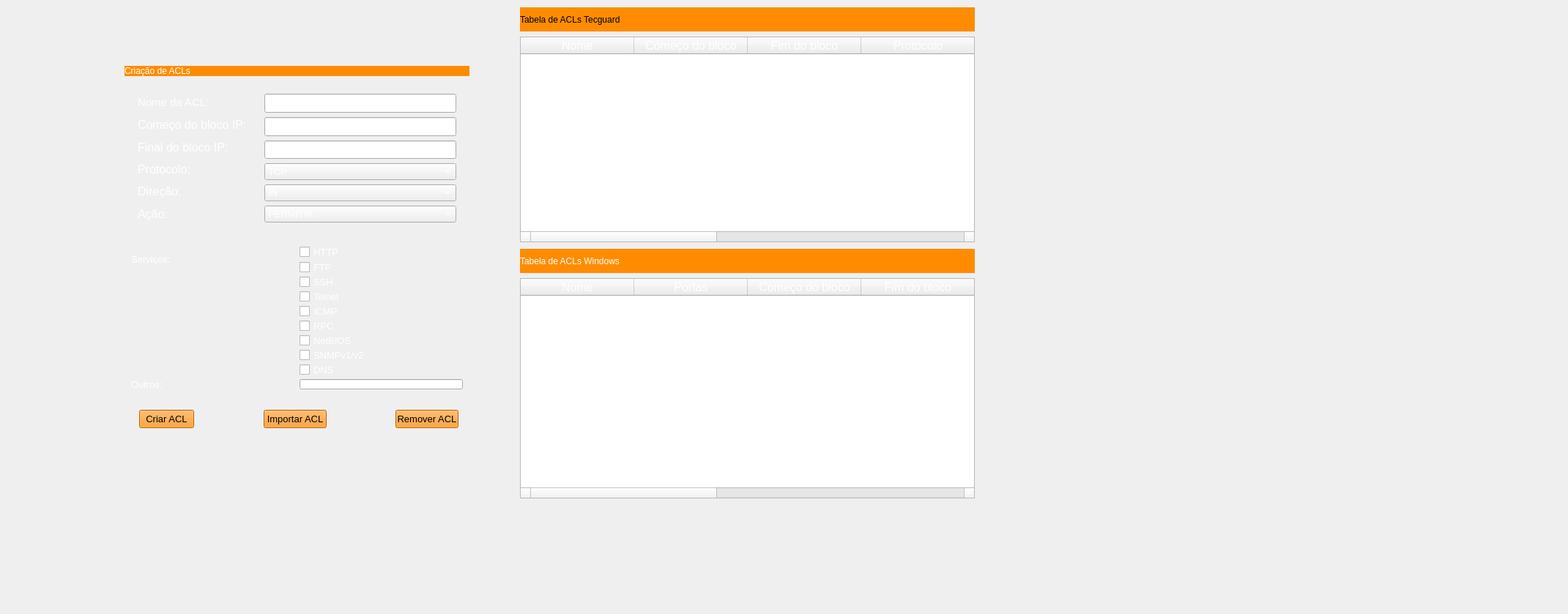
      <widget class="QWidget" name="TabPolitica">
       <property name="cursor">
        <cursorShape>ArrowCursor</cursorShape>
       </property>
       <attribute name="title">
        <string>Políticas</string>
       </attribute>
       <widget class="QLabel" name="label_background">
        <property name="geometry">
         <rect>
          <x>710</x>
          <y>30</y>
          <width>1422</width>
          <height>800</height>
         </rect>
        </property>
        <property name="text">
         <string/>
        </property>
        <property name="pixmap">
         <pixmap>../images/imgbackground.png</pixmap>
        </property>
        <property name="scaledContents">
         <bool>true</bool>
        </property>
        <property name="alignment">
         <set>Qt::AlignmentFlag::AlignRight|Qt::AlignmentFlag::AlignTrailing|Qt::AlignmentFlag::AlignVCenter</set>
        </property>
       </widget>
       <widget class="QWidget" name="verticalWidget_2" native="true">
        <property name="geometry">
         <rect>
          <x>170</x>
          <y>90</y>
          <width>471</width>
          <height>451</height>
         </rect>
        </property>
        <property name="styleSheet">
         <string notr="true">color: white;</string>
        </property>
        <layout class="QVBoxLayout" name="verticalLayout_CriacaoACL">
         <item>
          <widget class="QLabel" name="label_CriacaoACL">
           <property name="styleSheet">
            <string notr="true">background-color: 	#FF8C00;
font: 20pt &quot;Segoe UI&quot;</string>
           </property>
           <property name="text">
            <string>Criação de ACLs</string>
           </property>
          </widget>
         </item>
         <item>
          <widget class="QWidget" name="horizontalWidget_CriacaoACL" native="true">
           <layout class="QHBoxLayout" name="horizontalLayout_2">
            <item>
             <widget class="QFrame" name="verticalFrame_nomeOpes">
              <layout class="QVBoxLayout" name="verticalLayout">
               <item>
                <widget class="QLabel" name="label_nomeACL">
                 <property name="font">
                  <font>
                   <pointsize>11</pointsize>
                  </font>
                 </property>
                 <property name="text">
                  <string>Nome da ACL:</string>
                 </property>
                </widget>
               </item>
               <item>
                <widget class="QLabel" name="label_comecoIP">
                 <property name="font">
                  <font>
                   <pointsize>12</pointsize>
                  </font>
                 </property>
                 <property name="text">
                  <string>Começo do bloco IP:</string>
                 </property>
                </widget>
               </item>
               <item>
                <widget class="QLabel" name="label_FinalIP">
                 <property name="font">
                  <font>
                   <pointsize>12</pointsize>
                  </font>
                 </property>
                 <property name="text">
                  <string>Final do bloco IP:</string>
                 </property>
                </widget>
               </item>
               <item>
                <widget class="QLabel" name="label_Protocolo">
                 <property name="font">
                  <font>
                   <pointsize>12</pointsize>
                  </font>
                 </property>
                 <property name="text">
                  <string>Protocolo:</string>
                 </property>
                </widget>
               </item>
               <item>
                <widget class="QLabel" name="label_Direcao">
                 <property name="font">
                  <font>
                   <pointsize>12</pointsize>
                  </font>
                 </property>
                 <property name="text">
                  <string>Direção:</string>
                 </property>
                </widget>
               </item>
               <item>
                <widget class="QLabel" name="label_Acao">
                 <property name="font">
                  <font>
                   <pointsize>12</pointsize>
                  </font>
                 </property>
                 <property name="text">
                  <string>Ação:</string>
                 </property>
                </widget>
               </item>
              </layout>
             </widget>
            </item>
            <item>
             <widget class="QWidget" name="verticalWidget_opcoes" native="true">
              <layout class="QVBoxLayout" name="verticalLayout_3">
               <item>
                <widget class="QLineEdit" name="lineEdit_nomeACL">
                 <property name="font">
                  <font>
                   <pointsize>12</pointsize>
                  </font>
                 </property>
                 <property name="text">
                  <string/>
                 </property>
                </widget>
               </item>
               <item>
                <widget class="QLineEdit" name="lineEdit_comecoIP">
                 <property name="font">
                  <font>
                   <pointsize>12</pointsize>
                  </font>
                 </property>
                 <property name="text">
                  <string/>
                 </property>
                </widget>
               </item>
               <item>
                <widget class="QLineEdit" name="lineEdit_FinalIP">
                 <property name="font">
                  <font>
                   <pointsize>12</pointsize>
                  </font>
                 </property>
                </widget>
               </item>
               <item>
                <widget class="QComboBox" name="comboBox_protocolo">
                 <property name="font">
                  <font>
                   <family>Segoe UI</family>
                   <pointsize>10</pointsize>
                   <italic>false</italic>
                   <bold>false</bold>
                  </font>
                 </property>
                 <property name="cursor">
                  <cursorShape>PointingHandCursor</cursorShape>
                 </property>
                 <property name="styleSheet">
                  <string notr="true">font: 10pt &quot;Segoe UI&quot;;</string>
                 </property>
                 <item>
                  <property name="text">
                   <string>TCP</string>
                  </property>
                 </item>
                 <item>
                  <property name="text">
                   <string>UDP</string>
                  </property>
                 </item>
                </widget>
               </item>
               <item>
                <widget class="QComboBox" name="comboBox_direcao">
                 <property name="font">
                  <font>
                   <family>Segoe UI</family>
                   <pointsize>10</pointsize>
                   <italic>false</italic>
                   <bold>false</bold>
                  </font>
                 </property>
                 <property name="cursor">
                  <cursorShape>PointingHandCursor</cursorShape>
                 </property>
                 <property name="styleSheet">
                  <string notr="true">font: 10pt &quot;Segoe UI&quot;;</string>
                 </property>
                 <item>
                  <property name="text">
                   <string>IN</string>
                  </property>
                 </item>
                 <item>
                  <property name="text">
                   <string>OUT</string>
                  </property>
                 </item>
                </widget>
               </item>
               <item>
                <widget class="QComboBox" name="comboBox_acao">
                 <property name="font">
                  <font>
                   <family>Segoe UI</family>
                   <pointsize>10</pointsize>
                   <italic>false</italic>
                   <bold>false</bold>
                  </font>
                 </property>
                 <property name="cursor">
                  <cursorShape>PointingHandCursor</cursorShape>
                 </property>
                 <property name="styleSheet">
                  <string notr="true">font: 10pt &quot;Segoe UI&quot;;</string>
                 </property>
                 <item>
                  <property name="text">
                   <string>PERMITIR</string>
                  </property>
                 </item>
                 <item>
                  <property name="text">
                   <string>NEGAR</string>
                  </property>
                 </item>
                </widget>
               </item>
              </layout>
             </widget>
            </item>
           </layout>
          </widget>
         </item>
         <item>
          <widget class="QWidget" name="widget" native="true">
           <layout class="QGridLayout" name="gridLayout_Servicos">
            <item row="2" column="1">
             <widget class="QCheckBox" name="checkBox_SSH">
              <property name="font">
               <font>
                <family>Segoe UI</family>
                <pointsize>10</pointsize>
                <italic>false</italic>
                <bold>false</bold>
               </font>
              </property>
              <property name="cursor">
               <cursorShape>PointingHandCursor</cursorShape>
              </property>
              <property name="styleSheet">
               <string notr="true">font: 10pt &quot;Segoe UI&quot;;</string>
              </property>
              <property name="text">
               <string>SSH</string>
              </property>
             </widget>
            </item>
            <item row="3" column="1">
             <widget class="QCheckBox" name="checkBox_Telnet">
              <property name="font">
               <font>
                <family>Segoe UI</family>
                <pointsize>10</pointsize>
                <italic>false</italic>
                <bold>false</bold>
               </font>
              </property>
              <property name="cursor">
               <cursorShape>PointingHandCursor</cursorShape>
              </property>
              <property name="styleSheet">
               <string notr="true">font: 10pt &quot;Segoe UI&quot;;</string>
              </property>
              <property name="text">
               <string>Telnet</string>
              </property>
             </widget>
            </item>
            <item row="5" column="1">
             <widget class="QCheckBox" name="checkBox_RPC">
              <property name="font">
               <font>
                <family>Segoe UI</family>
                <pointsize>10</pointsize>
                <italic>false</italic>
                <bold>false</bold>
               </font>
              </property>
              <property name="cursor">
               <cursorShape>PointingHandCursor</cursorShape>
              </property>
              <property name="styleSheet">
               <string notr="true">font: 10pt &quot;Segoe UI&quot;;</string>
              </property>
              <property name="text">
               <string>RPC </string>
              </property>
             </widget>
            </item>
            <item row="9" column="0">
             <widget class="QLabel" name="label_outros">
              <property name="font">
               <font>
                <family>Segoe UI</family>
                <pointsize>10</pointsize>
                <italic>false</italic>
                <bold>false</bold>
               </font>
              </property>
              <property name="styleSheet">
               <string notr="true">font: 10pt &quot;Segoe UI&quot;;</string>
              </property>
              <property name="text">
               <string>Outros:</string>
              </property>
             </widget>
            </item>
            <item row="0" column="1">
             <widget class="QCheckBox" name="checkBox_HTTP">
              <property name="font">
               <font>
                <family>Segoe UI</family>
                <pointsize>10</pointsize>
                <italic>false</italic>
                <bold>false</bold>
               </font>
              </property>
              <property name="cursor">
               <cursorShape>PointingHandCursor</cursorShape>
              </property>
              <property name="styleSheet">
               <string notr="true">font: 10pt &quot;Segoe UI&quot;;</string>
              </property>
              <property name="text">
               <string>HTTP</string>
              </property>
             </widget>
            </item>
            <item row="8" column="1">
             <widget class="QCheckBox" name="checkBox_DNS">
              <property name="font">
               <font>
                <family>Segoe UI</family>
                <pointsize>10</pointsize>
                <italic>false</italic>
                <bold>false</bold>
               </font>
              </property>
              <property name="cursor">
               <cursorShape>PointingHandCursor</cursorShape>
              </property>
              <property name="styleSheet">
               <string notr="true">font: 10pt &quot;Segoe UI&quot;;</string>
              </property>
              <property name="text">
               <string>DNS</string>
              </property>
             </widget>
            </item>
            <item row="1" column="1">
             <widget class="QCheckBox" name="checkBox_FTP">
              <property name="font">
               <font>
                <family>Segoe UI</family>
                <pointsize>10</pointsize>
                <italic>false</italic>
                <bold>false</bold>
               </font>
              </property>
              <property name="cursor">
               <cursorShape>PointingHandCursor</cursorShape>
              </property>
              <property name="styleSheet">
               <string notr="true">font: 10pt &quot;Segoe UI&quot;;</string>
              </property>
              <property name="text">
               <string>FTP</string>
              </property>
             </widget>
            </item>
            <item row="0" column="0" rowspan="2">
             <widget class="QLabel" name="label_servicos">
              <property name="font">
               <font>
                <family>Segoe UI</family>
                <pointsize>10</pointsize>
                <italic>false</italic>
                <bold>false</bold>
               </font>
              </property>
              <property name="styleSheet">
               <string notr="true">font: 10pt &quot;Segoe UI&quot;;</string>
              </property>
              <property name="text">
               <string>Serviços:</string>
              </property>
             </widget>
            </item>
            <item row="9" column="1">
             <widget class="QLineEdit" name="lineEdit_outros">
              <property name="sizePolicy">
               <sizepolicy hsizetype="Minimum" vsizetype="Fixed">
                <horstretch>0</horstretch>
                <verstretch>0</verstretch>
               </sizepolicy>
              </property>
              <property name="font">
               <font>
                <family>Segoe UI</family>
                <pointsize>10</pointsize>
                <italic>false</italic>
                <bold>false</bold>
               </font>
              </property>
              <property name="styleSheet">
               <string notr="true">font: 10pt &quot;Segoe UI&quot;;</string>
              </property>
             </widget>
            </item>
            <item row="6" column="1">
             <widget class="QCheckBox" name="checkBox_NetBIOS">
              <property name="font">
               <font>
                <family>Segoe UI</family>
                <pointsize>10</pointsize>
                <italic>false</italic>
                <bold>false</bold>
               </font>
              </property>
              <property name="cursor">
               <cursorShape>PointingHandCursor</cursorShape>
              </property>
              <property name="styleSheet">
               <string notr="true">font: 10pt &quot;Segoe UI&quot;;</string>
              </property>
              <property name="text">
               <string>NetBIOS </string>
              </property>
             </widget>
            </item>
            <item row="4" column="1">
             <widget class="QCheckBox" name="checkBox_iCMP">
              <property name="font">
               <font>
                <family>Segoe UI</family>
                <pointsize>10</pointsize>
                <italic>false</italic>
                <bold>false</bold>
               </font>
              </property>
              <property name="cursor">
               <cursorShape>PointingHandCursor</cursorShape>
              </property>
              <property name="styleSheet">
               <string notr="true">font: 10pt &quot;Segoe UI&quot;;</string>
              </property>
              <property name="text">
               <string>ICMP</string>
              </property>
             </widget>
            </item>
            <item row="7" column="1">
             <widget class="QCheckBox" name="checkBox_SNMP">
              <property name="font">
               <font>
                <family>Segoe UI</family>
                <pointsize>10</pointsize>
                <italic>false</italic>
                <bold>false</bold>
               </font>
              </property>
              <property name="cursor">
               <cursorShape>PointingHandCursor</cursorShape>
              </property>
              <property name="styleSheet">
               <string notr="true">font: 10pt &quot;Segoe UI&quot;;</string>
              </property>
              <property name="text">
               <string>SNMPv1/v2</string>
              </property>
             </widget>
            </item>
           </layout>
          </widget>
         </item>
        </layout>
       </widget>
       <widget class="QLabel" name="label_TabACL">
        <property name="geometry">
         <rect>
          <x>710</x>
          <y>10</y>
          <width>621</width>
          <height>33</height>
         </rect>
        </property>
        <property name="minimumSize">
         <size>
          <width>0</width>
          <height>33</height>
         </size>
        </property>
        <property name="styleSheet">
         <string notr="true">background-color:#FF8C00;
font: 20pt &quot;Segoe UI&quot;</string>
        </property>
        <property name="text">
         <string>Tabela de ACLs Tecguard</string>
        </property>
       </widget>
       <widget class="QTableWidget" name="tableWidget">
        <property name="geometry">
         <rect>
          <x>710</x>
          <y>50</y>
          <width>621</width>
          <height>281</height>
         </rect>
        </property>
        <property name="styleSheet">
         <string notr="true">color:white;</string>
        </property>
        <attribute name="horizontalHeaderDefaultSectionSize">
         <number>155</number>
        </attribute>
        <column>
         <property name="text">
          <string>Nome</string>
         </property>
         <property name="font">
          <font>
           <pointsize>12</pointsize>
          </font>
         </property>
         <property name="background">
          <color>
           <red>54</red>
           <green>54</green>
           <blue>54</blue>
          </color>
         </property>
        </column>
        <column>
         <property name="text">
          <string>Começo do bloco</string>
         </property>
         <property name="font">
          <font>
           <pointsize>12</pointsize>
          </font>
         </property>
         <property name="background">
          <color>
           <red>54</red>
           <green>54</green>
           <blue>54</blue>
          </color>
         </property>
        </column>
        <column>
         <property name="text">
          <string>Fim do bloco</string>
         </property>
         <property name="font">
          <font>
           <pointsize>12</pointsize>
          </font>
         </property>
         <property name="background">
          <color>
           <red>54</red>
           <green>54</green>
           <blue>54</blue>
          </color>
         </property>
        </column>
        <column>
         <property name="text">
          <string>Protocolo</string>
         </property>
         <property name="font">
          <font>
           <pointsize>12</pointsize>
          </font>
         </property>
         <property name="background">
          <color>
           <red>54</red>
           <green>54</green>
           <blue>54</blue>
          </color>
         </property>
        </column>
        <column>
         <property name="text">
          <string>Direção</string>
         </property>
         <property name="font">
          <font>
           <pointsize>12</pointsize>
          </font>
         </property>
         <property name="background">
          <color>
           <red>54</red>
           <green>54</green>
           <blue>54</blue>
          </color>
         </property>
        </column>
        <column>
         <property name="text">
          <string>Serviços</string>
         </property>
         <property name="font">
          <font>
           <pointsize>12</pointsize>
          </font>
         </property>
         <property name="background">
          <color>
           <red>54</red>
           <green>54</green>
           <blue>54</blue>
          </color>
         </property>
        </column>
        <column>
         <property name="text">
          <string>Portas</string>
         </property>
         <property name="font">
          <font>
           <pointsize>12</pointsize>
          </font>
         </property>
         <property name="background">
          <color>
           <red>54</red>
           <green>54</green>
           <blue>54</blue>
          </color>
         </property>
        </column>
       </widget>
       <widget class="QPushButton" name="button_CriarACL">
        <property name="geometry">
         <rect>
          <x>190</x>
          <y>560</y>
          <width>75</width>
          <height>25</height>
         </rect>
        </property>
        <property name="font">
         <font>
          <family>Segoe UI</family>
          <pointsize>10</pointsize>
          <italic>false</italic>
          <bold>false</bold>
         </font>
        </property>
        <property name="cursor">
         <cursorShape>PointingHandCursor</cursorShape>
        </property>
        <property name="styleSheet">
         <string notr="true">color: black;
background-color: 	#FF8C00;
font: 10pt &quot;Segoe UI&quot;;</string>
        </property>
        <property name="text">
         <string>Criar ACL</string>
        </property>
        <property name="autoDefault">
         <bool>false</bool>
        </property>
        <property name="default">
         <bool>false</bool>
        </property>
        <property name="flat">
         <bool>false</bool>
        </property>
       </widget>
       <widget class="QLabel" name="label_TabACL_2">
        <property name="geometry">
         <rect>
          <x>710</x>
          <y>340</y>
          <width>621</width>
          <height>33</height>
         </rect>
        </property>
        <property name="styleSheet">
         <string notr="true">background-color: #FF8C00;
font: 20pt &quot;Segoe UI&quot;;
color:White;</string>
        </property>
        <property name="text">
         <string>Tabela de ACLs Windows</string>
        </property>
       </widget>
       <widget class="QPushButton" name="button_RemoverACL">
        <property name="geometry">
         <rect>
          <x>540</x>
          <y>560</y>
          <width>86</width>
          <height>25</height>
         </rect>
        </property>
        <property name="font">
         <font>
          <family>Segoe UI</family>
          <pointsize>10</pointsize>
          <italic>false</italic>
          <bold>false</bold>
         </font>
        </property>
        <property name="cursor">
         <cursorShape>PointingHandCursor</cursorShape>
        </property>
        <property name="styleSheet">
         <string notr="true">color: black;
background-color: 	#FF8C00;
font: 10pt &quot;Segoe UI&quot;;</string>
        </property>
        <property name="text">
         <string>Remover ACL</string>
        </property>
        <property name="autoDefault">
         <bool>false</bool>
        </property>
        <property name="default">
         <bool>false</bool>
        </property>
        <property name="flat">
         <bool>false</bool>
        </property>
       </widget>
       <widget class="QPushButton" name="button_ImportarACL">
        <property name="geometry">
         <rect>
          <x>360</x>
          <y>560</y>
          <width>86</width>
          <height>25</height>
         </rect>
        </property>
        <property name="font">
         <font>
          <family>Segoe UI</family>
          <pointsize>10</pointsize>
          <italic>false</italic>
          <bold>false</bold>
         </font>
        </property>
        <property name="cursor">
         <cursorShape>PointingHandCursor</cursorShape>
        </property>
        <property name="styleSheet">
         <string notr="true">color: black;
background-color: 	#FF8C00;
font: 10pt &quot;Segoe UI&quot;;</string>
        </property>
        <property name="text">
         <string>Importar ACL</string>
        </property>
        <property name="autoDefault">
         <bool>false</bool>
        </property>
        <property name="default">
         <bool>false</bool>
        </property>
        <property name="flat">
         <bool>false</bool>
        </property>
       </widget>
       <widget class="QTableWidget" name="tableWidget_2">
        <property name="geometry">
         <rect>
          <x>710</x>
          <y>380</y>
          <width>621</width>
          <height>301</height>
         </rect>
        </property>
        <property name="styleSheet">
         <string notr="true">color: white;</string>
        </property>
        <property name="editTriggers">
         <set>QAbstractItemView::EditTrigger::NoEditTriggers</set>
        </property>
        <property name="tabKeyNavigation">
         <bool>true</bool>
        </property>
        <property name="showDropIndicator" stdset="0">
         <bool>true</bool>
        </property>
        <property name="dragDropOverwriteMode">
         <bool>true</bool>
        </property>
        <attribute name="horizontalHeaderDefaultSectionSize">
         <number>155</number>
        </attribute>
        <column>
         <property name="text">
          <string>Nome</string>
         </property>
         <property name="font">
          <font>
           <pointsize>12</pointsize>
          </font>
         </property>
         <property name="background">
          <color>
           <red>54</red>
           <green>54</green>
           <blue>54</blue>
          </color>
         </property>
        </column>
        <column>
         <property name="text">
          <string>Portas</string>
         </property>
         <property name="font">
          <font>
           <pointsize>12</pointsize>
          </font>
         </property>
         <property name="background">
          <color>
           <red>54</red>
           <green>54</green>
           <blue>54</blue>
          </color>
         </property>
         <property name="foreground">
          <brush brushstyle="NoBrush">
           <color alpha="255">
            <red>0</red>
            <green>0</green>
            <blue>0</blue>
           </color>
          </brush>
         </property>
        </column>
        <column>
         <property name="text">
          <string>Começo do bloco</string>
         </property>
         <property name="font">
          <font>
           <pointsize>12</pointsize>
          </font>
         </property>
         <property name="background">
          <color>
           <red>54</red>
           <green>54</green>
           <blue>54</blue>
          </color>
         </property>
        </column>
        <column>
         <property name="text">
          <string>Fim do bloco</string>
         </property>
         <property name="font">
          <font>
           <pointsize>12</pointsize>
          </font>
         </property>
         <property name="background">
          <color>
           <red>54</red>
           <green>54</green>
           <blue>54</blue>
          </color>
         </property>
        </column>
        <column>
         <property name="text">
          <string>Protocolo</string>
         </property>
         <property name="font">
          <font>
           <pointsize>12</pointsize>
          </font>
         </property>
         <property name="background">
          <color>
           <red>54</red>
           <green>54</green>
           <blue>54</blue>
          </color>
         </property>
        </column>
        <column>
         <property name="text">
          <string>Direção</string>
         </property>
         <property name="font">
          <font>
           <pointsize>12</pointsize>
          </font>
         </property>
         <property name="background">
          <color>
           <red>54</red>
           <green>54</green>
           <blue>54</blue>
          </color>
         </property>
        </column>
        <column>
         <property name="text">
          <string>Serviços</string>
         </property>
         <property name="font">
          <font>
           <pointsize>12</pointsize>
          </font>
         </property>
         <property name="background">
          <color>
           <red>54</red>
           <green>54</green>
           <blue>54</blue>
          </color>
         </property>
        </column>
       </widget>
      </widget>
